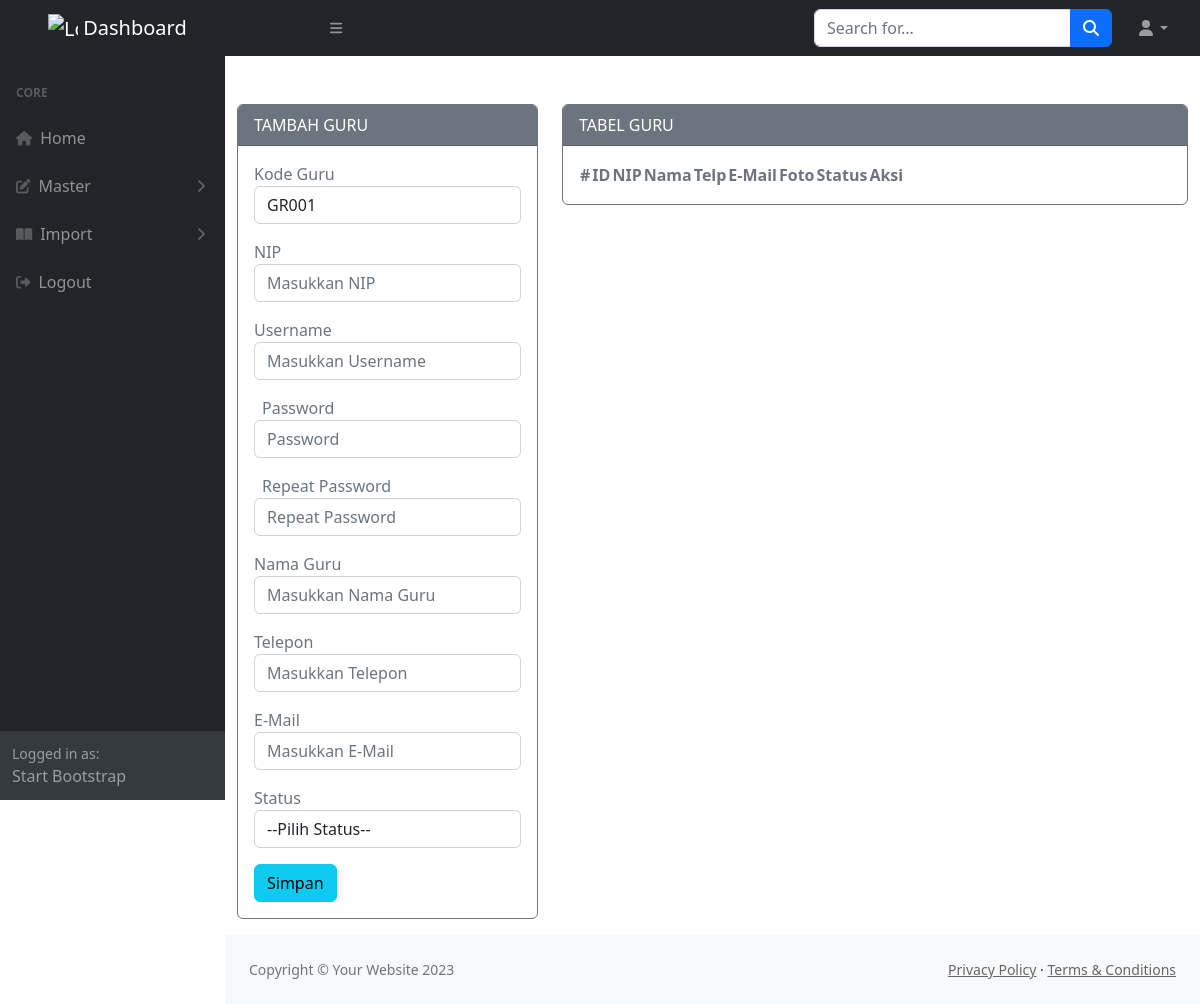
The app's page /admin/media.php?module=guru (signed in), older data.
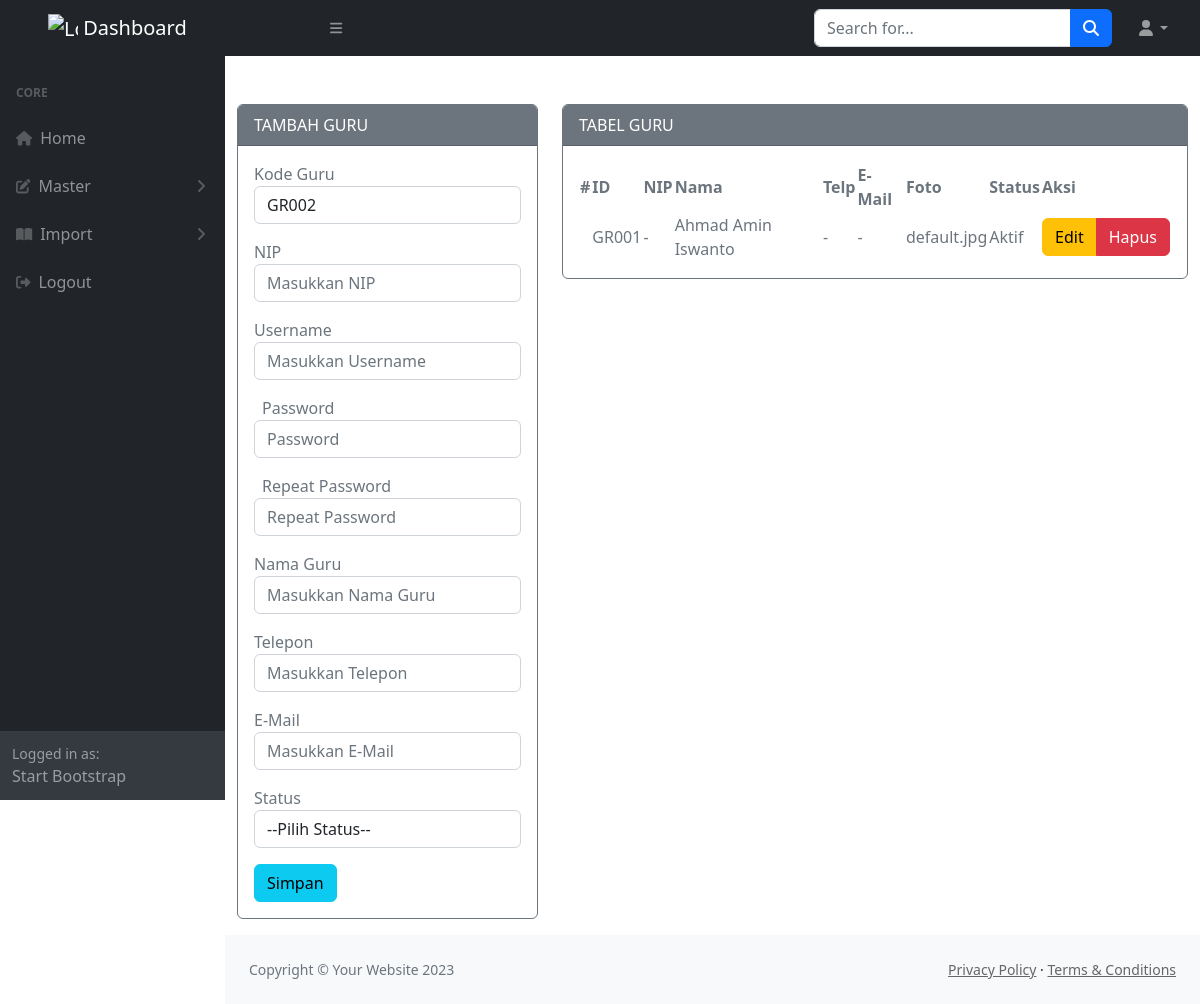
The same page, newer data.
### tables this page shows
CREATE TABLE `guru` (
  `kd_guru` varchar(20) NOT NULL,
  `username` varchar(50) NOT NULL,
  `password` varchar(100) NOT NULL,
  `nip` varchar(50) NOT NULL DEFAULT '-',
  `nama` varchar(100) NOT NULL,
  `telp` varchar(20) NOT NULL DEFAULT '-',
  `email` varchar(30) NOT NULL DEFAULT '-',
  `foto` varchar(100) NOT NULL DEFAULT 'default.jpg',
  `status` varchar(10) NOT NULL DEFAULT 'aktif'
);

### admin/modul/mod_guru/guru_v.php (the view, shortened to what the changed rows need)
<?php
include "../koneksi/koneksi.php";
if (empty($_SESSION['username']) and empty($_SESSION['passuser']) and $_SESSION['login'] == 0) {
  echo "<script>alert('Kembalilah Kejalan yg benar!!!'); window.location = '../../index.php';</script>";
} else {
  $update = (isset($_GET['action']) and $_GET['action'] == 'update') ? true : false;
?>
  <div class="container mt-5">
    <div class="cotent-wrapper">
      <div class="row">
        <div class="col-md-4 col-sm-4 col-xs-12">
          <div class="card border-secondary mb-3">
            <div class="card-header text-bg-<?= ($update) ? "success" : "secondary" ?>">
              <?= ($update) ? "EDIT" : "TAMBAH" ?> GURU
            </div>
            <div class="card-body text-secondary">
              <form action="<?= $_SERVER['REQUEST_URI'] ?>" method="POST" enctype="multipart/form-data">
                <div class="form-group mb-3">
                  <label>Kode Guru</label>
                  <?php
                  $sql = "SELECT * FROM guru ORDER BY kd_guru DESC LIMIT 0,1";
                  $results = mysqli_query($connect, $sql) or die("Error: " . mysqli_error($connect));
                  $data = mysqli_fetch_array($results);
                  if (empty($data['kd_guru'])) {
                    $kd = 'GR001';
                  } else {
                    $kodeawal = substr($data['kd_guru'], 3, 4) + 1;
                    if ($kodeawal < 10) {
                      $kd = 'GR00' . $kodeawal;
                    } elseif ($kodeawal > 9 && $kodeawal <= 99) {
                      $kd = 'GR0' . $kodeawal;
                    } else {
                      $kd = 'GR' . $kodeawal;
                    }
                  }
                  ?>
                  <input class="form-control" value="<?php echo $kd; ?>" name="kd_guru" type="text" />
                </div>
                <div class="form-group mb-3">
                  <label>NIP</label>
                  <input class="form-control" placeholder="Masukkan NIP" name="nip" type="text" <?= (!$update) ?: 'value="' . $row["nip"] . '"' ?> />
                </div>
                <div class="form-group mb-3">
                  <label>Username</label>
                  <input class="form-control" placeholder="Masukkan Username" name="username" type="text" <?= (!$update) ?: 'value="' . $row["username"] . '"' ?> />
                </div>
                <div class="form-group mb-3">
                  <label class="mx-2" for="floatingPassword">Password</label>
                  <input type="password" name="password" class="form-control" id="floatingPassword" placeholder="Password">
                </div>
                <div class="form-group mb-3">
                  <label class="mx-2" for="rfloatingPassword">Repeat Password</label>
                  <input type="password" name="password2" class="form-control" id="rfloatingPassword" placeholder="Repeat Password">
                </div>
                <div class="form-group mb-3">
                  <label>Nama Guru </label>
                  <input class="form-control" placeholder="Masukkan Nama Guru" name="nama" type="text" <?= (!$update) ?: 'value="' . $row["nama"] . '"' ?> />
                </div>
                <div class="form-group mb-3">
                  <label>Telepon </label>
                  <input class="form-control" placeholder="Masukkan Telepon" name="telp" type="text" <?= (!$update) ?: 'value="' . $row["telp"] . '"' ?> />
                </div>
                <div class="form-group mb-3">
                  <label>E-Mail </label>
                  <input class="form-control" placeholder="Masukkan E-Mail" name="email" type="text" <?= (!$update) ?: 'value="' . $row["email"] . '"' ?> />
                </div>
                <div class="form-group mb-3">
                  <label>Status </label>
                  <select class="form-control" name="status">
                    <option selected hidden>--Pilih Status--</option>
                  </select>
                </div>
                <button type="submit" class="btn btn-<?= ($update) ? "warning" : "info" ?> btn-block">Simpan</button>
              </form>
            </div>
          </div>
        </div>
        <div class="col-md-8 col-sm-8 col-xs-12">
          <div class="card border-secondary mb-3">
            <div class="card-header text-bg-secondary">
              TABEL GURU
            </div>
            <div class="card-body text-secondary">
              <table id="datatablesSimple">
                <thead>
                  <tr>
                    <th>#</th>
                    <th>ID</th>
                    <th>NIP</th>
                    <th>Nama</th>
                    <th>Telp</th>
                    <th>E-Mail</th>
                    <th>Foto</th>
                    <th>Status</th>
                    <th>Aksi</th>
                  </tr>
                </thead>
                <tbody>
                  <tr>
                    <?php if ($query = $connect->query("SELECT * FROM guru")) : ?>
                      <?php while ($row = $query->fetch_assoc()) : ?>
                        <td></td>
                        <td><?= $row['kd_guru'] ?></td>
                        <td><?= $row['nip'] ?></td>
                        <td><?= $row['nama'] ?></td>
                        <td><?= $row['telp'] ?></td>
                        <td><?= $row['email'] ?></td>
                        <td><?= $row['foto'] ?></td>
                        <td><?= $row['status'] ?></td>
                        <td class="hidden-print">
                          <div class="btn-group">
                            <a href="?module=guru&action=update&key=<?= $row['kd_guru'] ?>" class="btn btn-warning btn-xs">Edit</a>
                            <a href="?module=guru&action=delete&key=<?= $row['kd_guru'] ?>" class="btn btn-danger btn-xs">Hapus</a>
                          </div>
                        </td>
                  </tr>
                <?php endwhile ?>
              <?php endif ?>
                </tbody>
              </table>
            </div>
          </div>
        </div>
      </div>
    </div>
  </div>
<?php } ?>

Row changes from the older to the newer data that the page shows:
added guru: kd_guru "GR002", kd_guru "GR001", nip "-", nama "Ahmad Amin Iswanto", telp "-", email "-", foto "default.jpg", status "Aktif"
Text that changed along with them:
form field kd_guru: "GR001" → (not shown)
